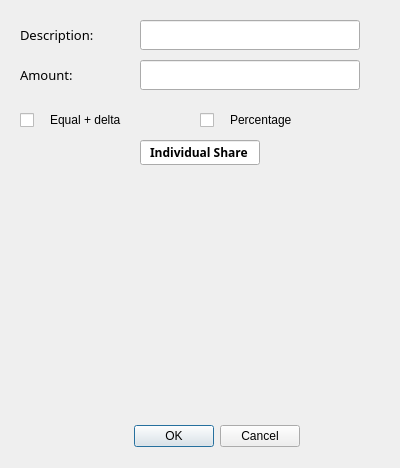
<?xml version="1.0" encoding="UTF-8"?>
<ui version="4.0">
 <class>Form</class>
 <widget class="QWidget" name="Form">
  <property name="geometry">
   <rect>
    <x>0</x>
    <y>0</y>
    <width>400</width>
    <height>468</height>
   </rect>
  </property>
  <property name="mouseTracking">
   <bool>false</bool>
  </property>
  <property name="windowTitle">
   <string>Form</string>
  </property>
  <property name="toolTip">
   <string/>
  </property>
  <widget class="QLabel" name="label_2">
   <property name="geometry">
    <rect>
     <x>20</x>
     <y>60</y>
     <width>80</width>
     <height>30</height>
    </rect>
   </property>
   <property name="font">
    <font>
     <family>MV Boli</family>
     <pointsize>10</pointsize>
    </font>
   </property>
   <property name="text">
    <string>Amount:</string>
   </property>
  </widget>
  <widget class="QLineEdit" name="amtInput">
   <property name="geometry">
    <rect>
     <x>140</x>
     <y>60</y>
     <width>220</width>
     <height>30</height>
    </rect>
   </property>
  </widget>
  <widget class="QLabel" name="label">
   <property name="geometry">
    <rect>
     <x>20</x>
     <y>20</y>
     <width>91</width>
     <height>30</height>
    </rect>
   </property>
   <property name="font">
    <font>
     <family>MV Boli</family>
     <pointsize>10</pointsize>
    </font>
   </property>
   <property name="text">
    <string>Description:</string>
   </property>
  </widget>
  <widget class="QLineEdit" name="descripInput">
   <property name="geometry">
    <rect>
     <x>140</x>
     <y>20</y>
     <width>220</width>
     <height>30</height>
    </rect>
   </property>
   <property name="toolTip">
    <string/>
   </property>
  </widget>
  <widget class="QDialogButtonBox" name="buttonBox">
   <property name="geometry">
    <rect>
     <x>100</x>
     <y>420</y>
     <width>200</width>
     <height>32</height>
    </rect>
   </property>
   <property name="toolTip">
    <string/>
   </property>
   <property name="toolTipDuration">
    <number>-1</number>
   </property>
   <property name="orientation">
    <enum>Qt::Horizontal</enum>
   </property>
   <property name="standardButtons">
    <set>QDialogButtonBox::Cancel|QDialogButtonBox::Ok</set>
   </property>
  </widget>
  <widget class="QWidget" name="formLayoutWidget">
   <property name="geometry">
    <rect>
     <x>30</x>
     <y>180</y>
     <width>331</width>
     <height>221</height>
    </rect>
   </property>
   <layout class="QFormLayout" name="formLayout"/>
  </widget>
  <widget class="QLineEdit" name="layoutTitle">
   <property name="geometry">
    <rect>
     <x>140</x>
     <y>140</y>
     <width>120</width>
     <height>25</height>
    </rect>
   </property>
   <property name="font">
    <font>
     <family>Rockwell</family>
     <weight>75</weight>
     <italic>false</italic>
     <bold>true</bold>
    </font>
   </property>
   <property name="text">
    <string>Individual Share</string>
   </property>
   <property name="alignment">
    <set>Qt::AlignCenter</set>
   </property>
   <property name="readOnly">
    <bool>true</bool>
   </property>
  </widget>
  <widget class="QCheckBox" name="edCheckBox">
   <property name="geometry">
    <rect>
     <x>20</x>
     <y>100</y>
     <width>20</width>
     <height>40</height>
    </rect>
   </property>
   <property name="toolTip">
    <string/>
   </property>
   <property name="toolTipDuration">
    <number>2</number>
   </property>
   <property name="text">
    <string/>
   </property>
  </widget>
  <widget class="QLabel" name="mess_label">
   <property name="geometry">
    <rect>
     <x>50</x>
     <y>100</y>
     <width>100</width>
     <height>40</height>
    </rect>
   </property>
   <property name="mouseTracking">
    <bool>false</bool>
   </property>
   <property name="toolTip">
    <string>&lt;html&gt;&lt;head/&gt;&lt;body&gt;&lt;p align=&quot;justify&quot;&gt;&lt;span style=&quot; font-size:9pt;&quot;&gt;This option can be selected when the difference in amounts of individual vary by very small amounts. The total amount will be adjusted accordingly.&lt;/span&gt;&lt;/p&gt;&lt;/body&gt;&lt;/html&gt;</string>
   </property>
   <property name="toolTipDuration">
    <number>-1</number>
   </property>
   <property name="text">
    <string>Equal + delta</string>
   </property>
  </widget>
  <widget class="QLabel" name="mess_label_2">
   <property name="geometry">
    <rect>
     <x>230</x>
     <y>100</y>
     <width>100</width>
     <height>40</height>
    </rect>
   </property>
   <property name="mouseTracking">
    <bool>false</bool>
   </property>
   <property name="toolTip">
    <string>&lt;html&gt;&lt;head/&gt;&lt;body&gt;&lt;p align=&quot;justify&quot;&gt;&lt;span style=&quot; font-size:9pt;&quot;&gt;This option can be selected when the shares are to be divided based on percentage.&lt;/span&gt;&lt;/p&gt;&lt;/body&gt;&lt;/html&gt;</string>
   </property>
   <property name="toolTipDuration">
    <number>-1</number>
   </property>
   <property name="text">
    <string>Percentage</string>
   </property>
  </widget>
  <widget class="QCheckBox" name="perCheckBox">
   <property name="geometry">
    <rect>
     <x>200</x>
     <y>100</y>
     <width>20</width>
     <height>40</height>
    </rect>
   </property>
   <property name="toolTip">
    <string/>
   </property>
   <property name="toolTipDuration">
    <number>2</number>
   </property>
   <property name="text">
    <string/>
   </property>
  </widget>
 </widget>
 <resources/>
 <connections/>
</ui>
